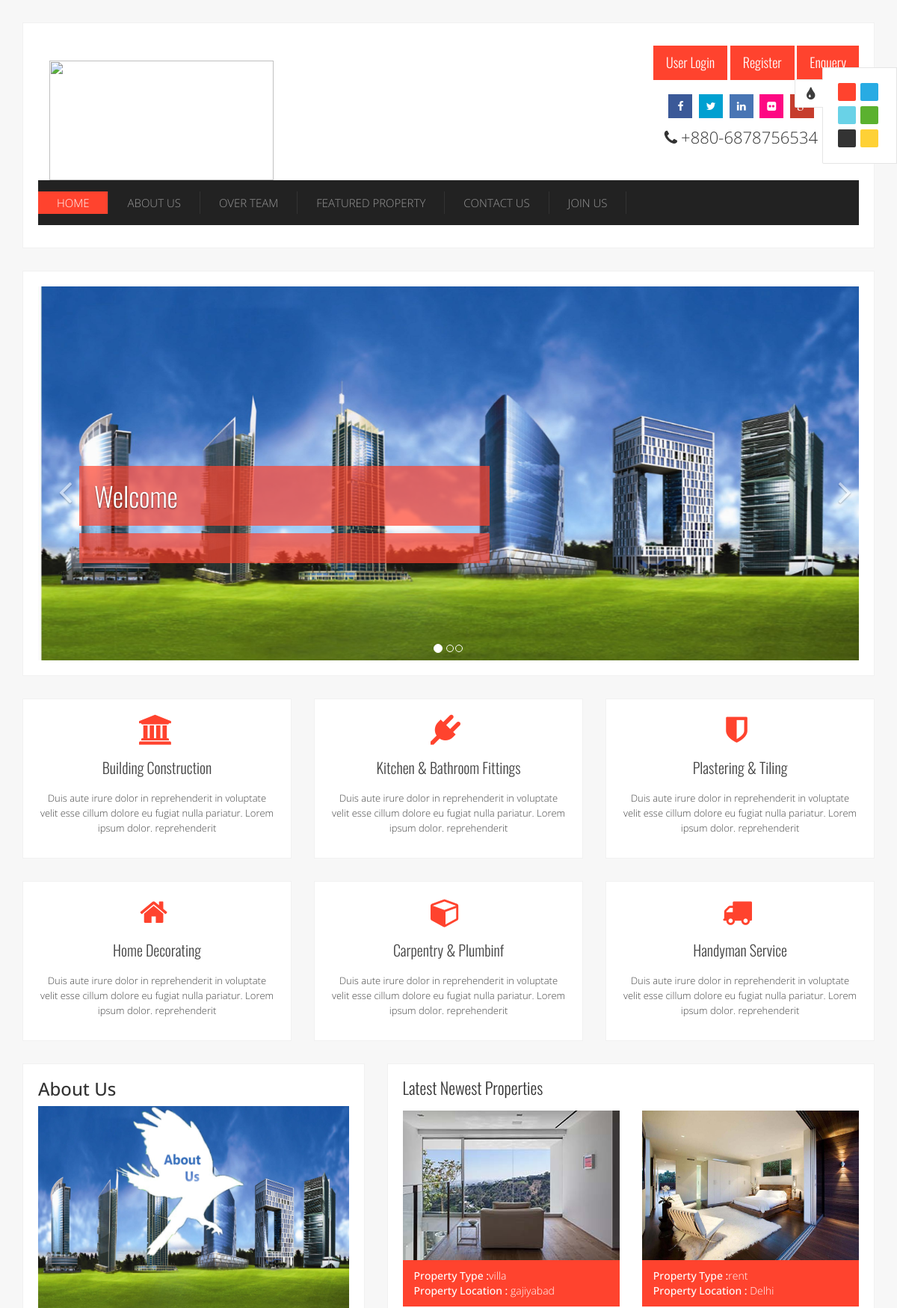
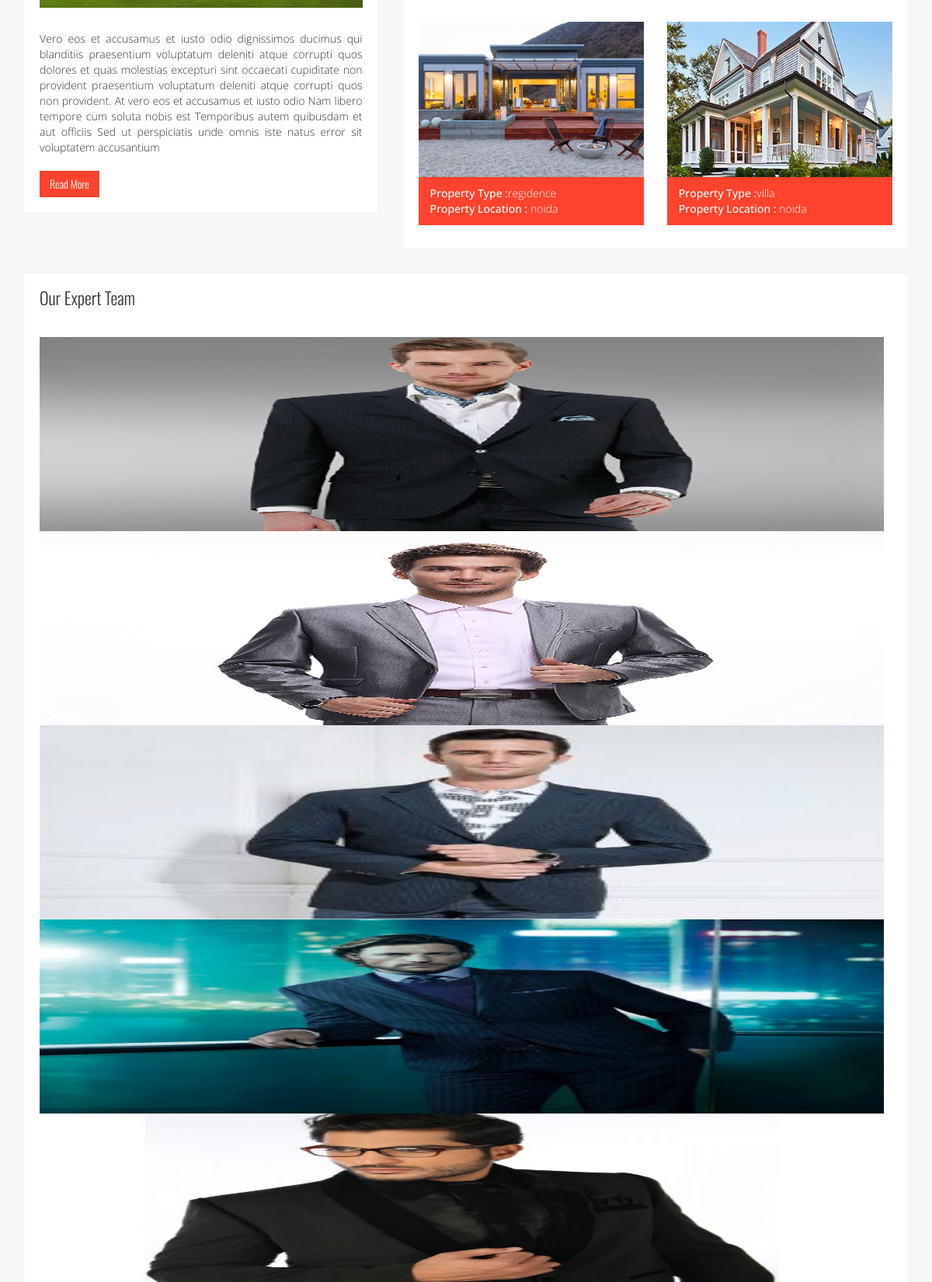
The page / (upper part) on the database its author committed (2 pictures, top to bottom).
### tables this page shows
CREATE TABLE IF NOT EXISTS `about_us` (
  `id` int(11) NOT NULL AUTO_INCREMENT,
  `Designation` varchar(3000) NOT NULL,
  PRIMARY KEY (`id`)
);

CREATE TABLE IF NOT EXISTS `manageproperty` (
  `id` int(11) NOT NULL AUTO_INCREMENT,
  `PropertyType` varchar(200) NOT NULL,
  `PropertyName` varchar(100) NOT NULL,
  `Area` varchar(200) NOT NULL,
  `Location` varchar(200) NOT NULL,
  `facilites` varchar(200) NOT NULL,
  `amenities` varchar(200) NOT NULL,
  `floor` varchar(10) NOT NULL,
  `nearby` varchar(200) NOT NULL,
  `featureproperty` varchar(5) NOT NULL,
  `Image` varchar(200) NOT NULL,
  `Date` date NOT NULL,
  PRIMARY KEY (`id`)
);

CREATE TABLE IF NOT EXISTS `manage_team` (
  `id` int(11) NOT NULL AUTO_INCREMENT,
  `name` varchar(100) NOT NULL,
  `designation` varchar(300) NOT NULL,
  `image` varchar(200) NOT NULL,
  PRIMARY KEY (`id`)
);

### index.php (the view, shortened to what this page needs)
<!doctype html>
<html lang="en">
<head>
<link rel="stylesheet" href="css/bootstrap.css" type="text/css">
<link rel="stylesheet" href="css/font-awesome.min.css" type="text/css">
<link rel="stylesheet" href="css/superfish.css" type="text/css">
<link rel="stylesheet" href="css/owl.carousel.css" type="text/css">
<link rel="stylesheet" href="css/owl.theme.css" type="text/css">
<link rel="stylesheet" href="css/owl.transitions.css" type="text/css">
<link rel="stylesheet" href="css/lightbox.css" type="text/css">
<link rel="stylesheet" type="text/css" href="css/style.css">
<link rel="stylesheet" type="text/css" href="css/colors/light-red.css">
<link rel="stylesheet" type="text/css" href="css/colors/light-red.css" title="light-red">
<link rel="stylesheet" type="text/css" href="css/colors/blue.css" title="blue">
<link rel="stylesheet" type="text/css" href="css/colors/light-blue.css" title="light-blue">
<link rel="stylesheet" type="text/css" href="css/colors/green.css" title="green">
<link rel="stylesheet" type="text/css" href="css/colors/yellow.css" title="yellow">
<link rel="stylesheet" type="text/css" href="css/colors/black.css" title="black">
<link rel="stylesheet" type="text/css" href="css/responsive.css">
<link rel="stylesheet" type="text/css" href="css/animate.css">
</head>
<body>
<div class="container">
<?php include('header.php');?>
</div>
<div class="container">
  <div class="row">
    <div class="col-md-12">
      <div class="main-slider hidden-sm hidden-xs" id="main-slider">
        <div id="carousel-example-generic" class="carousel slide" data-ride="carousel">
          <?php
					$slider_count="select count(image) as no_of_image from slider";
					$slider_count_exe=mysql_query($slider_count);
					$slider_count_read=mysql_fetch_array($slider_count_exe);
					$slider_length=$slider_count_read["no_of_image"];
					?>
          <ol class="carousel-indicators">
            <li data-target="#carousel-example-generic" data-slide-to="0" class="active"></li>
            <?php
						for($i=1;$i<=$slider_length;$i++)
						{
                        echo '<li data-target="#carousel-example-generic" data-slide-to="$i"></li>';
						}?>
          </ol>
          <div class="carousel-inner" role="listbox">
            <div class="item active"><img src="Admin/img/bgpic.jpg" class="img-responsive" alt="Slider images 1" style="height:500px">
              <div class="carousel-caption">
                <h1>Welcome</h1>
                <p>
                </p>
              </div>
            </div>
          </div>
          <a class="left carousel-control" href="#carousel-example-generic" role="button" data-slide="prev"><i class="fa fa-angle-left"></i><span class="sr-only">Previous</span></a><a class="right carousel-control" href="#carousel-example-generic" role="button" data-slide="next"><i class="fa fa-angle-right" aria-hidden="true"></i><span class="sr-only">Next</span></a></div>
      </div>
    </div>
  </div>
  <div id="service" class="services-section">
    <div class="row">
      <div class="col-md-4 col-sm-6 col-xs-12">
        <div class="feature-2"><i class="fa fa-bank"></i>
          <h4>Building Construction</h4>
          <p>Duis aute irure dolor in reprehenderit in voluptate velit esse cillum dolore eu fugiat nulla pariatur. Lorem ipsum dolor. reprehenderit</p>
        </div>
      </div>
      <div class="col-md-4 col-sm-6 col-xs-12">
        <div class="feature-2"><i class="fa fa-plug"></i>
          <h4>Kitchen & Bathroom Fittings</h4>
          <p>Duis aute irure dolor in reprehenderit in voluptate velit esse cillum dolore eu fugiat nulla pariatur. Lorem ipsum dolor. reprehenderit</p>
        </div>
      </div>
      <div class="col-md-4 col-sm-6 col-xs-12">
        <div class="feature-2"><i class="fa fa-shield"></i>
          <h4>Plastering & Tiling</h4>
          <p>Duis aute irure dolor in reprehenderit in voluptate velit esse cillum dolore eu fugiat nulla pariatur. Lorem ipsum dolor. reprehenderit</p>
        </div>
      </div>
      <div class="col-md-4 col-sm-6 col-xs-12">
        <div class="feature-2"><i class="fa fa-home"></i>
          <h4>Home Decorating</h4>
          <p>Duis aute irure dolor in reprehenderit in voluptate velit esse cillum dolore eu fugiat nulla pariatur. Lorem ipsum dolor. reprehenderit</p>
        </div>
      </div>
      <div class="col-md-4 col-sm-6 col-xs-12">
        <div class="feature-2"><i class="fa fa-cube"></i>
          <h4>Carpentry & Plumbinf</h4>
          <p>Duis aute irure dolor in reprehenderit in voluptate velit esse cillum dolore eu fugiat nulla pariatur. Lorem ipsum dolor. reprehenderit</p>
        </div>
      </div>
      <div class="col-md-4 col-sm-6 col-xs-12">
        <div class="feature-2"><i class="fa fa-truck"></i>
          <h4>Handyman Service</h4>
          <p>Duis aute irure dolor in reprehenderit in voluptate velit esse cillum dolore eu fugiat nulla pariatur. Lorem ipsum dolor. reprehenderit</p>
        </div>
      </div>
    </div>
  </div>
  <div class="row">
    <div class="col-md-5">
      <div class="home-about-us">
        <?php
				$query_about="select * from about_us";
				$about_exe=mysql_query($query_about);
				$data_about=mysql_fetch_array($about_exe);
				echo $data_about['Designation'];
				?>
        <a href="about.php" class="btn btn-primary">Read More</a></div>
    </div>
    <div class="col-md-7">
      <div class="running-project">
        <h3 class="section-title">Latest Newest Properties</h3>
        <div class="row">
          <?php
				$query_newest_pro="SELECT * FROM manageproperty order by id desc limit 4";
				$newest_pro_exe=mysql_query($query_newest_pro);
				while($read_newest_pro=mysql_fetch_array($newest_pro_exe))
				{
				?>
          <div class="col-md-6">
            <div class="project"><img src="Admin/img/<?php echo $read_newest_pro["Image"]; ?>" style="width:100%; height:200px" class="img-responsive" alt="">
              <div class="project-details">
                <ul>
                  <li><strong>Property Type :</strong><?php echo $read_newest_pro["PropertyType"]; ?></li>
                  <li><strong>Property Location :</strong><?php echo $read_newest_pro["Location"]; ?></li>
                </ul>
              </div>
            </div>
          </div>
          <?php
				}
				?>
        </div>
      </div>
    </div>
  </div>
  <div class="row">
    <div class="col-md-12">
      <div class="team-section">
        <h3 class="section-title">Our Expert Team</h3>
        <div class="tab-content">
          <div class="tab-pane active" id="management">
            <div class="our-team" id="our-team">
              <?php
				$query_team="SELECT * FROM manage_team";
				$team_exe=mysql_query($query_team);
				while($read_team=mysql_fetch_array($team_exe))
				{
				?>
              <div class="team-member"><img src="Admin/AdminProfilePic/<?php echo $read_team["image"];?>" class="img-responsive" alt="" style="height:250px">
              </div>
              <?php
				}
				?>
            </div>
          </div>
        </div>
      </div>
    </div>
  </div>
</div>
</body>
</html>

### css/lightbox.css (style rules this page uses)
body:after { content: url(../img/close.png) url(../img/loading.gif) url(../img/prev.png) url(../img/next.png); display: none; }

### css/style.css (style rules this page uses)
body { font-family: 'Open Sans', sans-serif; font-weight: 300; background: #f7f7f7; }
ul, ol { margin: 0; padding: 0; }
ul li { list-style: none; }
.btn-primary { font-family: 'Oswald', sans-serif; font-weight: 300; border-radius: 0; color: #fff !important; text-shadow: none; -webkit-transition: all 0.3s; -moz-transition: all 0.3s; -o-transition: all 0.3s; transition: all 0.3s; }
h3.section-title { padding-bottom: 10px; font-family: 'Oswald', sans-serif; font-weight: 300; font-size: 22px; line-height: 22px; }
.main-slider { background: #fff; border: 1px solid #f1f1f1; padding: 20px; margin-top: 30px; }
.main-slider img { width: 100%; height: auto; }
.main-slider .carousel-caption { //position: absolute; top: 40%; left: 5%; width: 50%; text-align: left; }
.main-slider .carousel-caption h1 { color: #fff; font-family: 'Oswald', sans-serif; font-weight: 300; padding: 20px; -webkit-animation: zoomIn; animation: zoomIn; -webkit-animation-duration: 500ms; animation-duration: 500ms; }
.main-slider .carousel-caption p { color: #fff; font-size: 15px; padding: 20px; }
.main-slider .carousel-control { width: 5%; }
.main-slider .carousel-control i { position: absolute; top: 50%; font-size: 50px; }
.main-slider .carousel-indicators { bottom: 5px; }
.carousel-control { background: transparent !important; }
.services-section { padding-bottom: 30px; }
.feature, .feature-2 { background: #fff; margin-top: 30px; padding: 20px; border: 1px solid #f1f1f1; }
.feature-2 { text-align: center; }
.feature h4, .feature-2 h4 { font-size: 20px; color: #444; padding-bottom: 10px; font-weight: 300; font-family: 'Oswald', sans-serif; }
.feature p, .feature-2 p { color: #444; font-size: 13px; line-height: 20px; font-weight: 300; }
.feature i, .feature-2 i { font-size:40px; padding:1px 10px 0 1px; position: relative; width: 50px; height: 50px; }
.home-about-us { background: #fff; border: 1px solid #f1f1f1; padding: 20px; padding-top: 0; }
.home-about-us img { padding-bottom: 20px; }
.home-about-us p { text-align: justify; }
.home-about-us a { margin-top: 10px; }
.running-project { background: #fff; padding: 0 20px 0 20px; border: 1px solid #f1f1f1; }
.project { margin-bottom: 30px; }
.project-details strong { font-weight: 500; }
.project .project-details { color: #fff; padding: 11px 15px; }
.team-section { background: #fff; border: 1px solid #f1f1f1; padding: 0 20px 20px 20px; margin-top: 30px; }
.team-section .tab-content .tab-pane .our-team { padding-top: 20px; }
.team-section .tab-content .tab-pane .team-member img { width: 99%; height: auto; text-align: center; }

### css/colors/light-red.css (style rules this page uses)
.btn-primary { background: #FF432E; border: 1px solid #FF432E; }
.feature i, .feature-2 i { color: #FF432E; }
.main-slider .carousel-caption h1 { background: rgba(255, 67, 46, 0.7); }
.main-slider .carousel-caption p { background: rgba(255, 67, 46, 0.7); }
.home-about-us a { color: #FF432E; }
.project .project-details { background-color: #FF432E; }

### css/colors/blue.css (style rules this page uses)
.btn-primary { background: #28ABE3; border: 1px solid #28ABE3; }
.feature i, .feature-2 i { color: #28ABE3; }
.main-slider .carousel-caption h1 { background: rgba(0,171,227, 0.7); }
.main-slider .carousel-caption p { background: rgba(0,171,227, 0.7); }
.home-about-us a { color: #28ABE3; }
.project .project-details { background-color: #28ABE3; }

### css/colors/light-blue.css (style rules this page uses)
.btn-primary { background: #69D2E7; border: 1px solid #69D2E7; }
.feature i, .feature-2 i { color: #69D2E7; }
.main-slider .carousel-caption h1 { background: rgba(105,210,231, 0.7); }
.main-slider .carousel-caption p { background: rgba(105,210,231, 0.7); }
.home-about-us a { color: #69D2E7; }
.project .project-details { background-color: #69D2E7; }

### css/colors/green.css (style rules this page uses)
.btn-primary { background: #5BB12F; border: 1px solid #5BB12F; }
.feature i, .feature-2 i { color: #5BB12F; }
.home-about-us a { color: #5BB12F; }
.main-slider .carousel-caption h1 { background: rgba(91,177,47, 0.7); }
.main-slider .carousel-caption p { background: rgba(91,177,47, 0.7); }
.project .project-details { background-color: #5BB12F; }

### css/colors/yellow.css (style rules this page uses)
.btn-primary { background: #fed136; border: 1px solid #fed136; }
.feature i, .feature-2 i { color: #fed136; }
.main-slider .carousel-caption h1 { background: rgba(254, 209, 54, 0.7); }
.main-slider .carousel-caption p { background: rgba(254, 209, 54, 0.7); }
.home-about-us a { color: #fed136; }
.project .project-details { background-color: #fed136; }

### rows shown on the page
about_us: Designation "About Us Vero eos et accusamus et iusto odio dignissimos ducimus qui blanditiis praesentium voluptatum deleniti atque corrupti quos dolores et quas molestias excepturi sint occaecati cupiditate non provident praesentium voluptatum deleniti atque corrupti quos non provident. At vero eos et accusamus et iusto odio Nam libero tempore cum soluta nobis est Temporibus autem quibusdam et aut officiis Sed ut perspiciatis unde omnis iste natus error sit voluptatem accusantium", Designation (picture)
manageproperty: Image (picture), PropertyType "villa", Location "gajiyabad"
manageproperty: Image (picture), PropertyType "rent", Location "Delhi"
manageproperty: Image (picture), PropertyType "regidence", Location "noida"
manageproperty: Image (picture), PropertyType "villa", Location "noida"
manage_team: image (picture)
manage_team: image (picture)
manage_team: image (picture)
manage_team: image (picture)
manage_team: image (picture)
